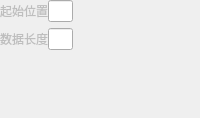
         <widget class="QWidget" name="page">
          <layout class="QGridLayout" name="gridLayout_9">
           <property name="leftMargin">
            <number>0</number>
           </property>
           <property name="topMargin">
            <number>0</number>
           </property>
           <property name="rightMargin">
            <number>0</number>
           </property>
           <property name="bottomMargin">
            <number>0</number>
           </property>
           <item row="0" column="0">
            <layout class="QHBoxLayout" name="horizontalLayout_158" stretch="1,1,5">
             <property name="spacing">
              <number>0</number>
             </property>
             <item>
              <widget class="QLabel" name="label_96">
               <property name="enabled">
                <bool>false</bool>
               </property>
               <property name="text">
                <string>起始位置</string>
               </property>
              </widget>
             </item>
             <item>
              <widget class="QLineEdit" name="startPos"/>
             </item>
             <item>
              <spacer name="horizontalSpacer_8">
               <property name="orientation">
                <enum>Qt::Horizontal</enum>
               </property>
               <property name="sizeHint" stdset="0">
                <size>
                 <width>40</width>
                 <height>20</height>
                </size>
               </property>
              </spacer>
             </item>
            </layout>
           </item>
           <item row="1" column="0">
            <layout class="QHBoxLayout" name="horizontalLayout_159" stretch="1,1,5">
             <property name="spacing">
              <number>0</number>
             </property>
             <item>
              <widget class="QLabel" name="label_97">
               <property name="enabled">
                <bool>false</bool>
               </property>
               <property name="text">
                <string>数据长度</string>
               </property>
              </widget>
             </item>
             <item>
              <widget class="QLineEdit" name="dataLength"/>
             </item>
             <item>
              <spacer name="horizontalSpacer_11">
               <property name="orientation">
                <enum>Qt::Horizontal</enum>
               </property>
               <property name="sizeHint" stdset="0">
                <size>
                 <width>40</width>
                 <height>20</height>
                </size>
               </property>
              </spacer>
             </item>
            </layout>
           </item>
           <item row="2" column="0">
            <spacer name="verticalSpacer_20">
             <property name="orientation">
              <enum>Qt::Vertical</enum>
             </property>
             <property name="sizeHint" stdset="0">
              <size>
               <width>20</width>
               <height>68</height>
              </size>
             </property>
            </spacer>
           </item>
          </layout>
         </widget>
